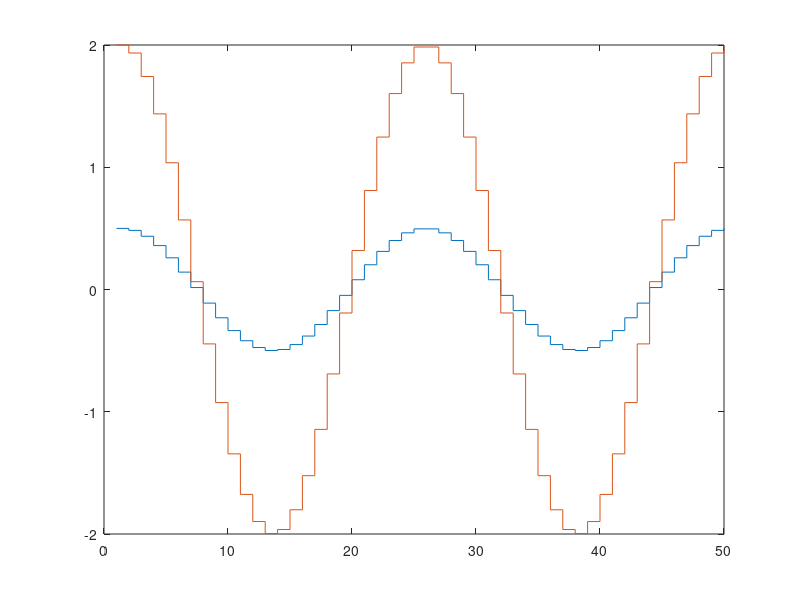
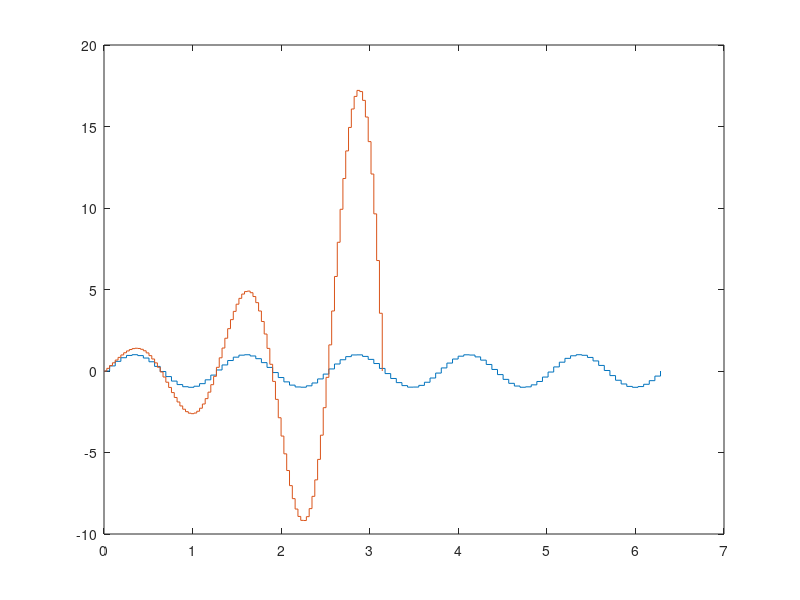

MATLAB code to generate these figures, in order:
%=============================================================================
% Copyright (c) 2016-present Allan CORNET (Nelson)
%=============================================================================
% This file is part of Nelson.
%=============================================================================
% LICENCE_BLOCK_BEGIN
% SPDX-License-Identifier: LGPL-3.0-or-later
% LICENCE_BLOCK_END
%=============================================================================
% <--WEIGHT 2-->
% <--ADV-CLI MODE-->
%=============================================================================
f = figure();
X = linspace(0, 4 * pi, 50)';
Y = [0.5 * cos(X), 2 * cos(X)];
stairs(Y)
%=============================================================================
f = figure();
x1 = linspace(0, 2 * pi)';
x2 = linspace(0, pi)';
X = [x1, x2];
Y = [sin(5 * x1), exp(x2) .* sin(5 * x2)];
ax = gca();
stairs(ax, X, Y)
close all;
%=============================================================================
